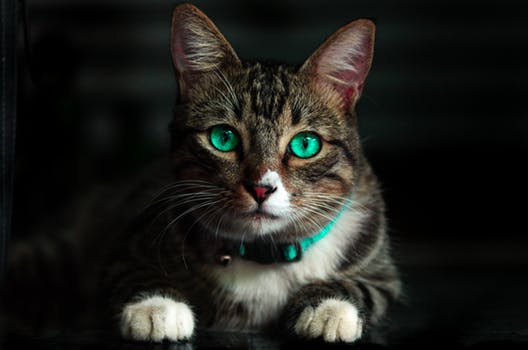
#> input picture RESOURCES/cat.jpeg, 528 x 350 px, found by its file name
$ python open_cv_tut_11.py
#> lines starting #> are read from the running program, lines starting #| are printed output that depends on the picture
import cv2
import numpy as np


image = cv2.imread('resources/cat.jpeg')
#> image is the input picture: shape (350, 528, 3); mean B, G, R 27.8, 31.9, 31.8

# Create a circular mask (black background with white circle)
mask = cv2.circle(np.zeros(image.shape[:2], dtype=np.uint8), (240,240), 150, 255,-1)

# Apply bitwise AND to extract the circular region from the image
result_bitwise_and = cv2.bitwise_and(image, image, mask=mask)
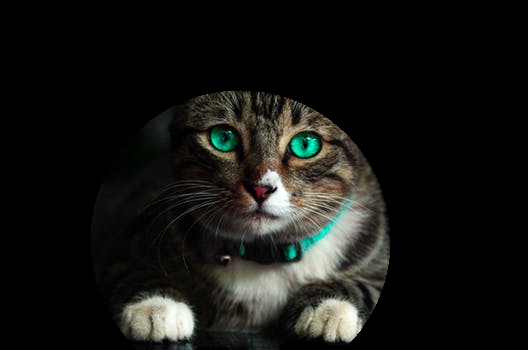
#> result_bitwise_and: shape (350, 528, 3); mean B, G, R 19.6, 22.4, 22.1

# Display the result
cv2.imshow('Bitwise AND', result_bitwise_and)
cv2.waitKey(0)
cv2.destroyAllWindows()

$ run again, with RESOURCES/space.jpg copied over RESOURCES/cat.jpeg
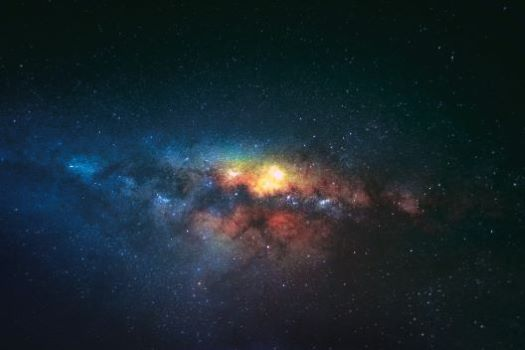
#> input picture RESOURCES/space.jpg, 525 x 350 px, found by its file name
#> image is the input picture: shape (350, 525, 3); mean B, G, R 47, 39.2, 26
#> `result_bitwise_and = cv2.bitwise_and(image, image, mask=mask)`:
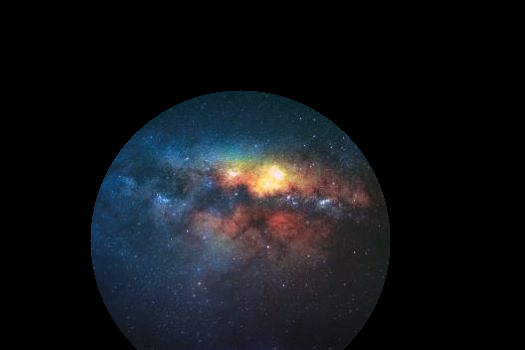
#> result_bitwise_and: shape (350, 525, 3); mean B, G, R 24.8, 20.6, 18.3
